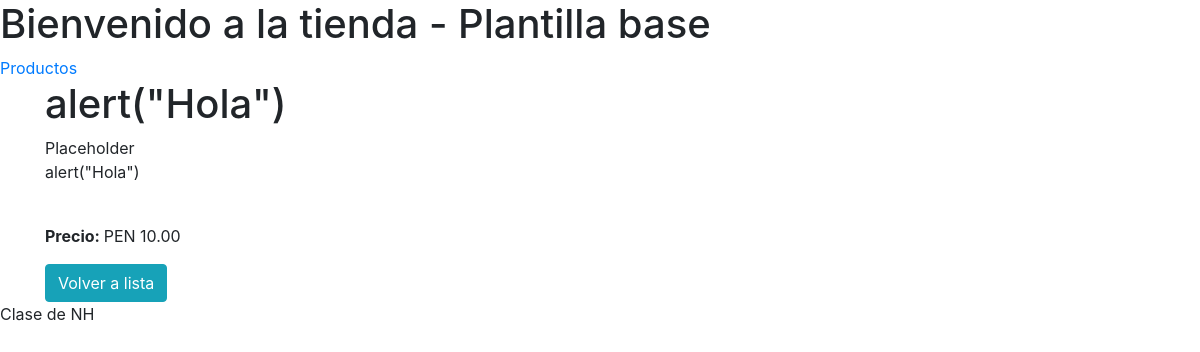
/productos/detailview/4/, run on the app's committed database.
### productos/models.py (models this page shows, shortened)
class Producto(models.Model):
    name = models.CharField(max_length=200)
    descripcion = models.TextField()
    price = models.DecimalField(max_digits=10, decimal_places=2)
    image = models.ImageField(upload_to="productos/", null=True, blank=True)
    is_deleted = models.BooleanField(default=False)
    proveedor = models.ForeignKey(
        Proveedor, related_name="productos", on_delete=models.CASCADE
    )

### productos/views.py (the view)
# urls.py: path('detailview/<int:pk>/',views.ProductoView.as_view(), name ='product_detailview'),
class ProductoView(DetailView):
    model = Producto
    template_name = 'producto/product_detail.html'

### productos/templates/producto/product_detail.html (shortened to what this page needs)
{% extends "base.html" %}
{% block content %}
<h1>{{object.name}}</h1>
<span>Placeholder</span>
<p>{{object.descripcion}}</p>
<p><strong>Precio: </strong> PEN {{object.price}}</p>
<a class="btn btn-info" href="/productos/">Volver a lista</a>
{% endblock %}

### data on the page
Producto: name "alert(\"Hola\")", descripcion "alert(\"Hola\")", price "10.00"
